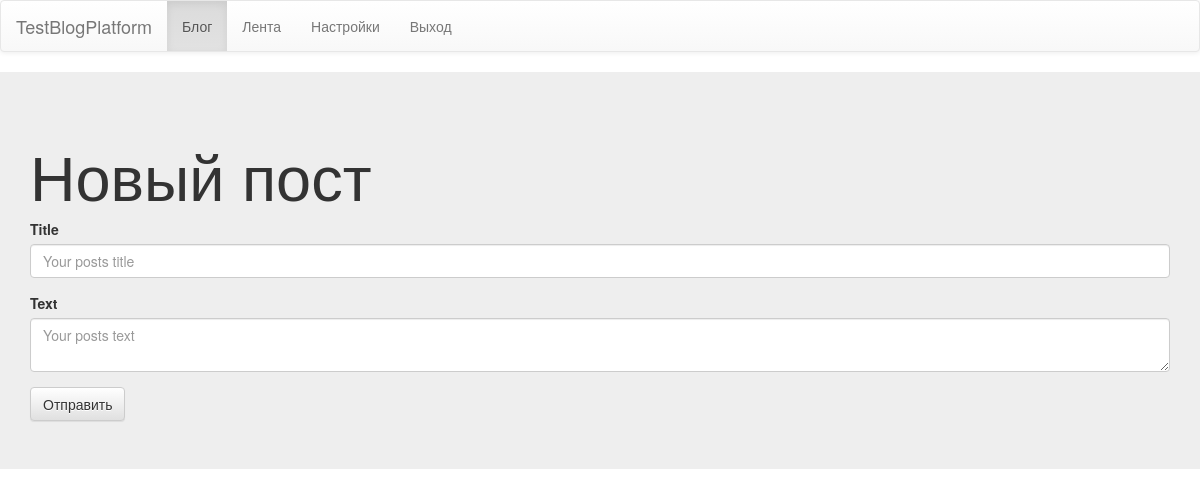
Page /blog/ (signed in) on the earlier database version.
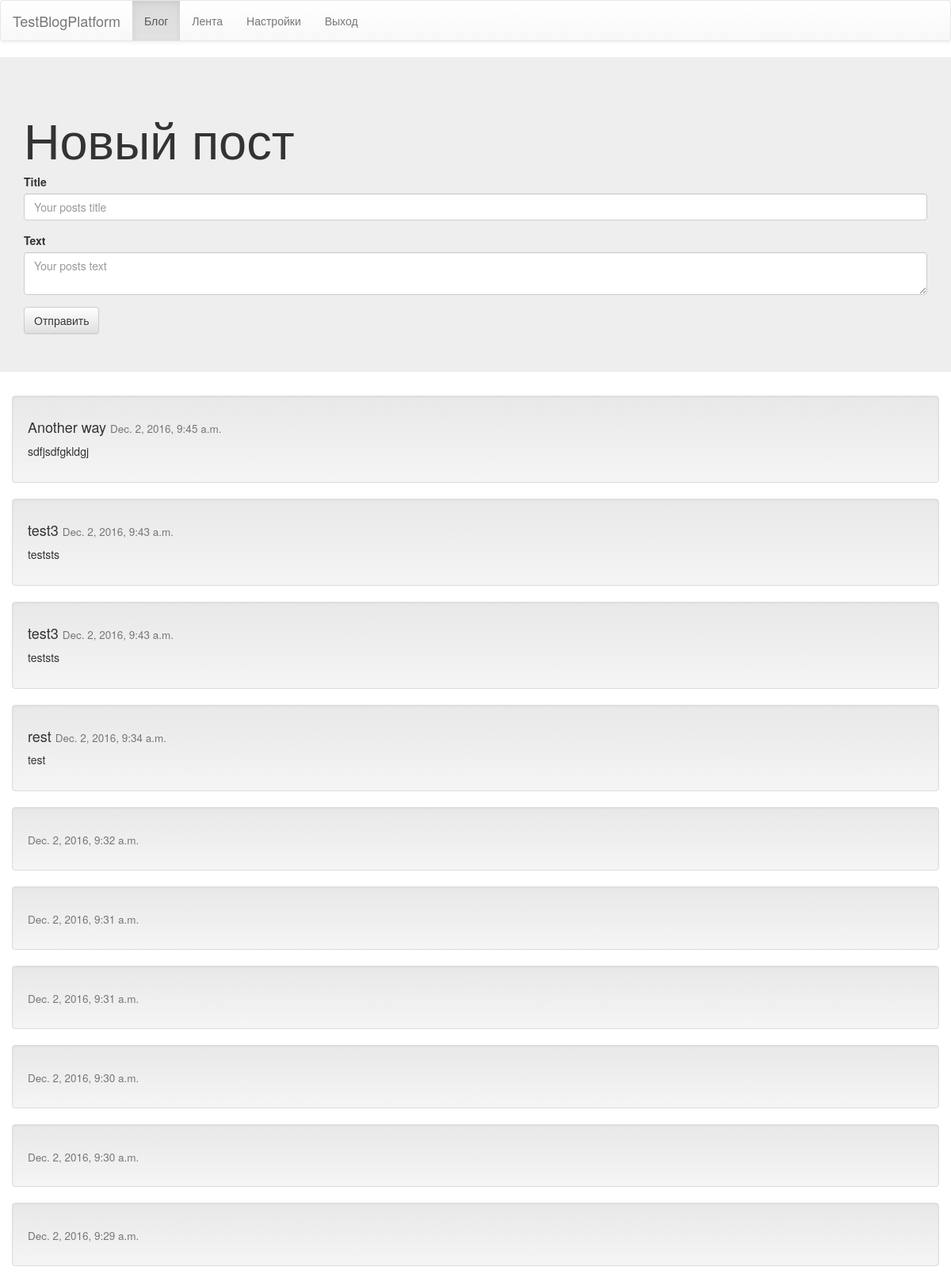
Same page on the later database version.
### testblogapp/models.py (models this page shows)
class Post(models.Model):
    title = models.CharField(max_length=50)
    text = models.TextField()
    author = models.ForeignKey(User)
    append_time = models.DateTimeField(auto_now=True, editable=False)

### testblogapp/views.py (the view, shortened to what this page needs)
# urls.py: 2. Add a URL to urlpatterns:  url(r'^blog/', include('blog.urls'))
@login_required(login_url="./../login")
def blog(request):
    posts = Post.objects.filter(author=request.user).order_by("-append_time")[:10]
    if request.method=="GET":
        return render(request, "testblogapp/blog.html", {"posts":posts})

### templates/testblogapp/blog.html (shortened to what this page needs)
{% extends "testblogapp/template.html" %}
{% block content %}
<div class="jumbotron">
    <div class="container">
        <h1>Новый пост</h1>
        <form action="./../blog/" method="POST">
            <div class="form-group">
                <label for="title">Title</label>
                <input type="text" class="form-control" name="title" placeholder="Your posts title">
            </div>
            <div class="form-group">
                <label for="body">Text</label>
                <textarea class="form-control" name="body" placeholder="Your posts text"></textarea>
            </div>
            <button type="submit" class="btn btn-default" value="Send">Отправить</button>
        </form>
    </div>
</div>
<div class="container">
    {% for post in posts %}
        <div class="row">
            <div class="well">
                <h4>{{post.title}} <small>{{post.append_time}}</small></h4>
                <p class="text-justify">
                    {{post.text}}
                </p>
            </div>
        </div>
    {% endfor %}
</div>
{% endblock %}

### templates/testblogapp/template.html (shortened to what this page needs)
<!doctype html>
<html lang="ru">
{% block head %}
    <head>
        <link rel="stylesheet" href="https://maxcdn.bootstrapcdn.com/bootstrap/3.3.7/css/bootstrap.min.css">
        <link rel="stylesheet" href="https://maxcdn.bootstrapcdn.com/bootstrap/3.3.7/css/bootstrap-theme.min.css">
</head>
{% endblock %}
<body>
{% block page %}
    <div class="conatiner-fluid">
	{% block navbar %}
        <nav class="navbar navbar-default">
                    <div class="navbar-header">
                        <a class="navbar-brand" href="./../"><p class="text-header">TestBlogPlatform</p></a>
                    </div>
                    <ul class="nav navbar-nav">
                        {% block urls %}
                        <li class="active"><a href="./../blog">Блог</a></li>
                        <li><a href="./../feed">Лента</a></li>
                        <li><a href="./../settings">Настройки</a></li>
                        {% endblock %}
                        <li><a href="./../logout">Выход</a></li>
                    </ul>
                </nav>
        </div>
	{% endblock %}
    {% block content %}{% endblock %}
{% endblock %}
</body>
</html>

### templates/testblogapp/template.html (style rules this page uses)
article, aside, details, figcaption, figure, footer,header, hgroup, menu, nav, section { display: block; }

Differences in the rows shown:
added Post: title "Another way", append_time "Dec. 2, 2016, 9:45 a.m.", text "sdfjsdfgkldgj"
added Post: title "test3", append_time "Dec. 2, 2016, 9:43 a.m.", text "teststs"
added Post: title "test3", append_time "Dec. 2, 2016, 9:43 a.m.", text "teststs"
added Post: title "rest", append_time "Dec. 2, 2016, 9:34 a.m.", text "test"
added Post: append_time "Dec. 2, 2016, 9:32 a.m."
added Post: append_time "Dec. 2, 2016, 9:31 a.m."
added Post: append_time "Dec. 2, 2016, 9:31 a.m."
added Post: append_time "Dec. 2, 2016, 9:30 a.m."
added Post: append_time "Dec. 2, 2016, 9:30 a.m."
added Post: append_time "Dec. 2, 2016, 9:29 a.m."
